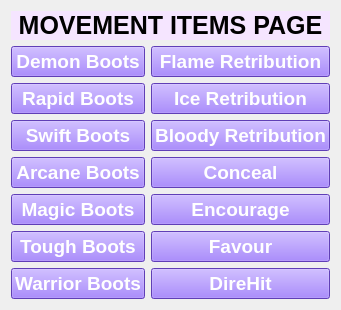
         <widget class="QWidget" name="movement_page">
          <layout class="QVBoxLayout" name="verticalLayout_20">
           <item>
            <layout class="QVBoxLayout" name="verticalLayout_19">
             <item>
              <widget class="QLabel" name="label_7">
               <property name="maximumSize">
                <size>
                 <width>16777215</width>
                 <height>120</height>
                </size>
               </property>
               <property name="font">
                <font>
                 <pointsize>19</pointsize>
                 <weight>75</weight>
                 <bold>true</bold>
                </font>
               </property>
               <property name="styleSheet">
                <string notr="true">background-color: rgb(245, 229, 255);</string>
               </property>
               <property name="text">
                <string>MOVEMENT ITEMS PAGE</string>
               </property>
               <property name="alignment">
                <set>Qt::AlignCenter</set>
               </property>
              </widget>
             </item>
             <item>
              <layout class="QHBoxLayout" name="horizontalLayout_9">
               <item>
                <layout class="QVBoxLayout" name="verticalLayout_17">
                 <item>
                  <widget class="QPushButton" name="demonBoots_button">
                   <property name="font">
                    <font>
                     <pointsize>14</pointsize>
                     <weight>75</weight>
                     <bold>true</bold>
                    </font>
                   </property>
                   <property name="styleSheet">
                    <string notr="true">QPushButton:checked{
 background-color: rgb(146, 74, 255);
 color: #1F95EF;
 font-weight:bold;
}

QPushButton:hover{
 background-color: rgb(206, 121, 255);
}

QPushButton{
 background-color: rgb(135, 88, 255);
 color:white;
}
</string>
                   </property>
                   <property name="text">
                    <string>Demon Boots</string>
                   </property>
                   <property name="checkable">
                    <bool>true</bool>
                   </property>
                   <property name="autoExclusive">
                    <bool>true</bool>
                   </property>
                  </widget>
                 </item>
                 <item>
                  <widget class="QPushButton" name="RapidBoots_button">
                   <property name="font">
                    <font>
                     <pointsize>14</pointsize>
                     <weight>75</weight>
                     <bold>true</bold>
                    </font>
                   </property>
                   <property name="styleSheet">
                    <string notr="true">QPushButton:checked{
 background-color: rgb(146, 74, 255);
 color: #1F95EF;
 font-weight:bold;
}

QPushButton:hover{
 background-color: rgb(206, 121, 255);
}

QPushButton{
 background-color: rgb(135, 88, 255);
 color:white;
}
</string>
                   </property>
                   <property name="text">
                    <string>Rapid Boots</string>
                   </property>
                   <property name="checkable">
                    <bool>true</bool>
                   </property>
                   <property name="autoExclusive">
                    <bool>true</bool>
                   </property>
                  </widget>
                 </item>
                 <item>
                  <widget class="QPushButton" name="swiftboots_button">
                   <property name="font">
                    <font>
                     <pointsize>14</pointsize>
                     <weight>75</weight>
                     <bold>true</bold>
                    </font>
                   </property>
                   <property name="styleSheet">
                    <string notr="true">QPushButton:checked{
 background-color: rgb(146, 74, 255);
 color: #1F95EF;
 font-weight:bold;
}

QPushButton:hover{
 background-color: rgb(206, 121, 255);
}

QPushButton{
 background-color: rgb(135, 88, 255);
 color:white;
}
</string>
                   </property>
                   <property name="text">
                    <string>Swift Boots</string>
                   </property>
                   <property name="checkable">
                    <bool>true</bool>
                   </property>
                   <property name="autoExclusive">
                    <bool>true</bool>
                   </property>
                  </widget>
                 </item>
                 <item>
                  <widget class="QPushButton" name="ArcaneBoots_button">
                   <property name="font">
                    <font>
                     <pointsize>14</pointsize>
                     <weight>75</weight>
                     <bold>true</bold>
                    </font>
                   </property>
                   <property name="styleSheet">
                    <string notr="true">QPushButton:checked{
 background-color: rgb(146, 74, 255);
 color: #1F95EF;
 font-weight:bold;
}

QPushButton:hover{
 background-color: rgb(206, 121, 255);
}

QPushButton{
 background-color: rgb(135, 88, 255);
 color:white;
}
</string>
                   </property>
                   <property name="text">
                    <string>Arcane Boots</string>
                   </property>
                   <property name="checkable">
                    <bool>true</bool>
                   </property>
                   <property name="autoExclusive">
                    <bool>true</bool>
                   </property>
                  </widget>
                 </item>
                 <item>
                  <widget class="QPushButton" name="MagicBoots_button">
                   <property name="font">
                    <font>
                     <pointsize>14</pointsize>
                     <weight>75</weight>
                     <bold>true</bold>
                    </font>
                   </property>
                   <property name="styleSheet">
                    <string notr="true">QPushButton:checked{
 background-color: rgb(146, 74, 255);
 color: #1F95EF;
 font-weight:bold;
}

QPushButton:hover{
 background-color: rgb(206, 121, 255);
}

QPushButton{
 background-color: rgb(135, 88, 255);
 color:white;
}
</string>
                   </property>
                   <property name="text">
                    <string>Magic Boots</string>
                   </property>
                   <property name="checkable">
                    <bool>true</bool>
                   </property>
                   <property name="autoExclusive">
                    <bool>true</bool>
                   </property>
                  </widget>
                 </item>
                 <item>
                  <widget class="QPushButton" name="ToughBoots_button">
                   <property name="font">
                    <font>
                     <pointsize>14</pointsize>
                     <weight>75</weight>
                     <bold>true</bold>
                    </font>
                   </property>
                   <property name="styleSheet">
                    <string notr="true">QPushButton:checked{
 background-color: rgb(146, 74, 255);
 color: #1F95EF;
 font-weight:bold;
}

QPushButton:hover{
 background-color: rgb(206, 121, 255);
}

QPushButton{
 background-color: rgb(135, 88, 255);
 color:white;
}
</string>
                   </property>
                   <property name="text">
                    <string>Tough Boots</string>
                   </property>
                   <property name="checkable">
                    <bool>true</bool>
                   </property>
                   <property name="autoExclusive">
                    <bool>true</bool>
                   </property>
                  </widget>
                 </item>
                 <item>
                  <widget class="QPushButton" name="WarriorBoots_button">
                   <property name="font">
                    <font>
                     <pointsize>14</pointsize>
                     <weight>75</weight>
                     <bold>true</bold>
                    </font>
                   </property>
                   <property name="styleSheet">
                    <string notr="true">QPushButton:checked{
 background-color: rgb(146, 74, 255);
 color: #1F95EF;
 font-weight:bold;
}

QPushButton:hover{
 background-color: rgb(206, 121, 255);
}

QPushButton{
 background-color: rgb(135, 88, 255);
 color:white;
}
</string>
                   </property>
                   <property name="text">
                    <string>Warrior Boots</string>
                   </property>
                   <property name="checkable">
                    <bool>true</bool>
                   </property>
                   <property name="autoExclusive">
                    <bool>true</bool>
                   </property>
                  </widget>
                 </item>
                </layout>
               </item>
               <item>
                <layout class="QVBoxLayout" name="verticalLayout_18">
                 <item>
                  <widget class="QPushButton" name="FlameRetri_button">
                   <property name="font">
                    <font>
                     <pointsize>14</pointsize>
                     <weight>75</weight>
                     <bold>true</bold>
                    </font>
                   </property>
                   <property name="styleSheet">
                    <string notr="true">QPushButton:checked{
 background-color: rgb(146, 74, 255);
 color: #1F95EF;
 font-weight:bold;
}

QPushButton:hover{
 background-color: rgb(206, 121, 255);
}

QPushButton{
 background-color: rgb(135, 88, 255);
 color:white;
}
</string>
                   </property>
                   <property name="text">
                    <string>Flame Retribution</string>
                   </property>
                   <property name="checkable">
                    <bool>true</bool>
                   </property>
                   <property name="autoExclusive">
                    <bool>true</bool>
                   </property>
                  </widget>
                 </item>
                 <item>
                  <widget class="QPushButton" name="IceRetri_button">
                   <property name="font">
                    <font>
                     <pointsize>14</pointsize>
                     <weight>75</weight>
                     <bold>true</bold>
                    </font>
                   </property>
                   <property name="styleSheet">
                    <string notr="true">QPushButton:checked{
 background-color: rgb(146, 74, 255);
 color: #1F95EF;
 font-weight:bold;
}

QPushButton:hover{
 background-color: rgb(206, 121, 255);
}

QPushButton{
 background-color: rgb(135, 88, 255);
 color:white;
}
</string>
                   </property>
                   <property name="text">
                    <string>Ice Retribution</string>
                   </property>
                   <property name="checkable">
                    <bool>true</bool>
                   </property>
                   <property name="autoExclusive">
                    <bool>true</bool>
                   </property>
                  </widget>
                 </item>
                 <item>
                  <widget class="QPushButton" name="BloodyRetri_button">
                   <property name="font">
                    <font>
                     <pointsize>14</pointsize>
                     <weight>75</weight>
                     <bold>true</bold>
                    </font>
                   </property>
                   <property name="styleSheet">
                    <string notr="true">QPushButton:checked{
 background-color: rgb(146, 74, 255);
 color: #1F95EF;
 font-weight:bold;
}

QPushButton:hover{
 background-color: rgb(206, 121, 255);
}

QPushButton{
 background-color: rgb(135, 88, 255);
 color:white;
}
</string>
                   </property>
                   <property name="text">
                    <string>Bloody Retribution</string>
                   </property>
                   <property name="checkable">
                    <bool>true</bool>
                   </property>
                   <property name="autoExclusive">
                    <bool>true</bool>
                   </property>
                  </widget>
                 </item>
                 <item>
                  <widget class="QPushButton" name="Conceal_button">
                   <property name="font">
                    <font>
                     <pointsize>14</pointsize>
                     <weight>75</weight>
                     <bold>true</bold>
                    </font>
                   </property>
                   <property name="styleSheet">
                    <string notr="true">QPushButton:checked{
 background-color: rgb(146, 74, 255);
 color: #1F95EF;
 font-weight:bold;
}

QPushButton:hover{
 background-color: rgb(206, 121, 255);
}

QPushButton{
 background-color: rgb(135, 88, 255);
 color:white;
}
</string>
                   </property>
                   <property name="text">
                    <string>Conceal</string>
                   </property>
                   <property name="checkable">
                    <bool>true</bool>
                   </property>
                   <property name="autoExclusive">
                    <bool>true</bool>
                   </property>
                  </widget>
                 </item>
                 <item>
                  <widget class="QPushButton" name="Encourage_button">
                   <property name="font">
                    <font>
                     <pointsize>14</pointsize>
                     <weight>75</weight>
                     <bold>true</bold>
                    </font>
                   </property>
                   <property name="styleSheet">
                    <string notr="true">QPushButton:checked{
 background-color: rgb(146, 74, 255);
 color: #1F95EF;
 font-weight:bold;
}

QPushButton:hover{
 background-color: rgb(206, 121, 255);
}

QPushButton{
 background-color: rgb(135, 88, 255);
 color:white;
}
</string>
                   </property>
                   <property name="text">
                    <string>Encourage</string>
                   </property>
                   <property name="checkable">
                    <bool>true</bool>
                   </property>
                   <property name="autoExclusive">
                    <bool>true</bool>
                   </property>
                  </widget>
                 </item>
                 <item>
                  <widget class="QPushButton" name="Favour_button">
                   <property name="font">
                    <font>
                     <pointsize>14</pointsize>
                     <weight>75</weight>
                     <bold>true</bold>
                    </font>
                   </property>
                   <property name="styleSheet">
                    <string notr="true">QPushButton:checked{
 background-color: rgb(146, 74, 255);
 color: #1F95EF;
 font-weight:bold;
}

QPushButton:hover{
 background-color: rgb(206, 121, 255);
}

QPushButton{
 background-color: rgb(135, 88, 255);
 color:white;
}
</string>
                   </property>
                   <property name="text">
                    <string>Favour</string>
                   </property>
                   <property name="checkable">
                    <bool>true</bool>
                   </property>
                   <property name="autoExclusive">
                    <bool>true</bool>
                   </property>
                  </widget>
                 </item>
                 <item>
                  <widget class="QPushButton" name="Dire_button">
                   <property name="font">
                    <font>
                     <pointsize>14</pointsize>
                     <weight>75</weight>
                     <bold>true</bold>
                    </font>
                   </property>
                   <property name="styleSheet">
                    <string notr="true">QPushButton:checked{
 background-color: rgb(146, 74, 255);
 color: #1F95EF;
 font-weight:bold;
}

QPushButton:hover{
 background-color: rgb(206, 121, 255);
}

QPushButton{
 background-color: rgb(135, 88, 255);
 color:white;
}
</string>
                   </property>
                   <property name="text">
                    <string>DireHit</string>
                   </property>
                   <property name="checkable">
                    <bool>true</bool>
                   </property>
                   <property name="autoExclusive">
                    <bool>true</bool>
                   </property>
                  </widget>
                 </item>
                </layout>
               </item>
              </layout>
             </item>
            </layout>
           </item>
          </layout>
         </widget>
